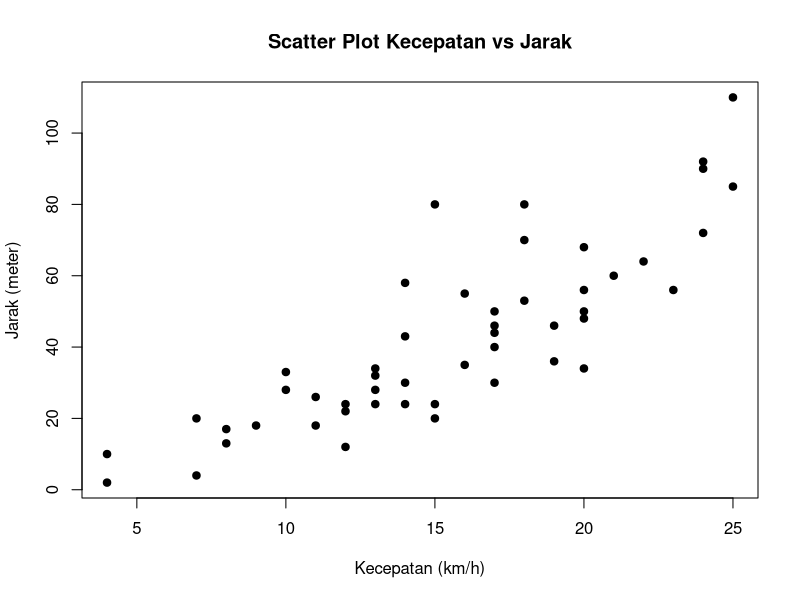
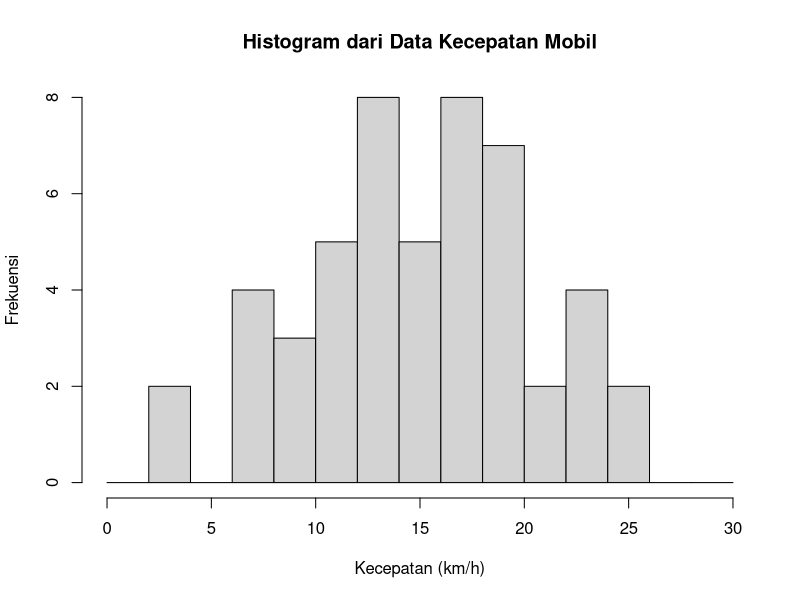

Here is the R script that generated these plots, in order:
# Soal 1a
library(readxl)
data <- read_excel("Tabel_Tugas1.xlsx")
rata_kecepatan <- mean(data$`Kecepatan (km/h)`)
print(paste("Rata-rata kecepatan mobil:", rata_kecepatan, "km/h"))

# Soal 1b
rata_jarak <- mean(data$`Jarak (meter)`)
print(paste("Rata-rata jarak yang ditempuh mobil:", rata_jarak, "m"))

# Soal 1c
standar_deviasi <- round(sd(data$`Jarak (meter)`), digits = 3)
print(paste("Standar deviasi data jarak yang ditempuh mobil:", standar_deviasi, "m"))

# Soal 2a
plot(data$`Kecepatan (km/h)`, data$`Jarak (meter)`,
     main = "Scatter Plot Kecepatan vs Jarak",
     xlab = "Kecepatan (km/h)",
     ylab = "Jarak (meter)",
     pch = 19)

# Soal 2c
hist(data$`Kecepatan (km/h)`,
     main = "Histogram dari Data Kecepatan Mobil",
     xlab = "Kecepatan (km/h)",
     ylab = "Frekuensi",
     breaks = seq(0, 30, by = 2))

# Soal 3
rumus_kk <- function(sd, avg) {
  (sd/avg) * 100
}

kk_matematika <- round(rumus_kk(10, 75), digits = 3)
print(paste("Koefisien keragaman untuk nilai ujian matematika Thomas:", kk_matematika, "%"))

kk_inggris <- round(rumus_kk(8, 70), digits = 3)
print(paste("Koefisien keragaman untuk nilai ujian bahasa Inggris Thomas:", kk_inggris, "%"))
